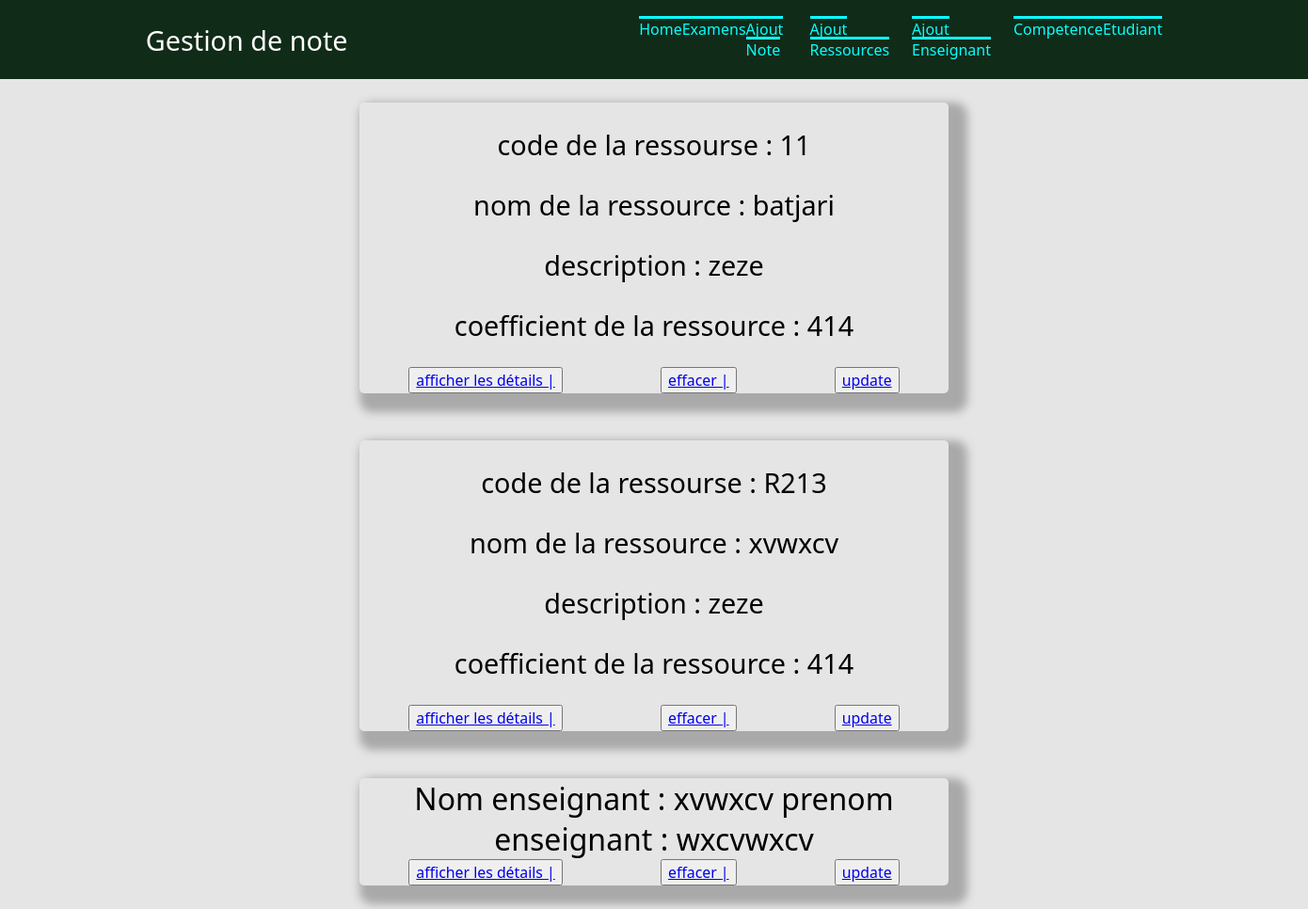
Before: / with the older database file.
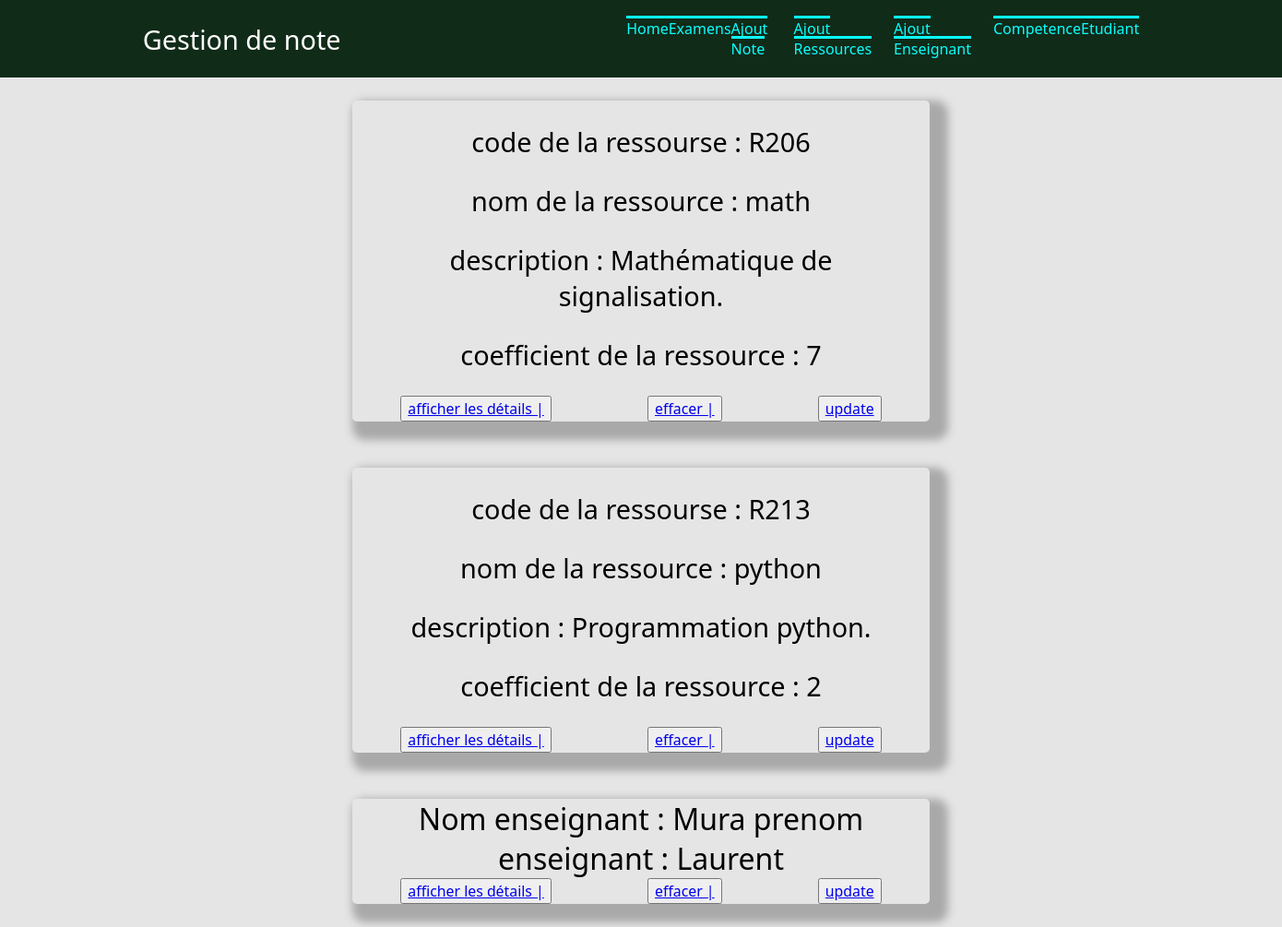
After: the same page with the newer database file.
### gestion/models.py (models this page shows, shortened)
class Ressources(models.Model):
    code_ressource = models.CharField(max_length=100)
    nom = models.CharField(max_length=100)
    descriptif = models.TextField(null=True, blank=True)
    coefficient = models.CharField(max_length=100)
    competence = models.ManyToManyField("UE",null=True, blank=True)

class Enseignant(models.Model):
    nom = models.CharField(max_length=100)
    prenom = models.CharField(max_length=100)

### gestion/views.py (the view)
# urls.py: path('', views.home),
def home(request):
    liste = list(models.Etudiant.objects.all())
    liste2 = list(models.UE.objects.all())
    liste3 = list(models.Ressources.objects.all())
    liste4 = list(models.Enseignant.objects.all())
    return render(request,'gestion/home.html',{'liste': liste, 'liste2': liste2,'liste3': liste3,'liste4': liste4,})

### gestion/templates/gestion/home.html (shortened to what this page needs)
{% extends "gestion/main.html" %}
{% block content %}
{% for l in liste3 %}
<ul class="ul1">
<h2> code de la ressourse : {{l.code_ressource}}</h2>
<h2>  nom de la ressource : {{l.nom}}</h2>
<h2>   description : {{l.descriptif}}</h2>
<h2> coefficient de la ressource : {{l.coefficient}} </h2>
<li class="li1">
        <button name="button"><a href="/gestion/affiche_res/{{l.id}}"> afficher les détails | </a></button>
        <button name="button"><a href="/gestion/deleteressources/{{l.id}}"> effacer | </a></button>
        <button name="button"><a href="/gestion/updateressources/{{l.id}}"> update </a></button>   </li>
</ul>
{%endfor%}
{% for l in liste4 %}
<ul class="ul1">
<h1>  Nom enseignant : {{l.nom}}
prenom enseignant : {{l.prenom}} </h1>
    <li class="li1">
        <button name="button"><a href="/gestion/affiche/{{l.id}}"> afficher les détails | </a></button>
        <button name="button"><a href="/gestion/deleteenseignant/{{l.id}}"> effacer | </a></button>
        <button name="button"><a href="/gestion/updateenseignant/{{l.id}}"> update </a></button>   </li>
</ul>
{%endfor%}
{% endblock %}

### gestion/templates/gestion/main.html (shortened to what this page needs)
<!DOCTYPE html>
<html lang="en">
  <head>
{% load static %}
<link rel="stylesheet" href="{% static 'gestion/style.css' %}">
  </head>
  <body>
    <nav>
      <div class="logo">
      <h2>Gestion de note</h2>
    </div>
<ul>
<li><a href="/gestion/home">Home <a> </li>
<li><a href="/gestion/examens">examens  </a></li>
<li><a href="/gestion/ajout_note">Ajout note  </a></li>
<li><a href="/gestion/ajoutressources"> ajout Ressources  </a></li>
<li><a href="/gestion/ajoutenseignant">ajout Enseignant  </a></li>
<li><a href="/gestion/UE">Competence  </a></li>
<li><a href="/gestion/etudiant/">Etudiant  </a></li>
</ul>
</nav>
  <div class="main">
    {% block content %}
    {% endblock%}
  </div>
  </body>
</html>

### gestion/static/gestion/style.css (style rules this page uses)
* { font-weight:1; font-family:system-ui,arial; }
html, body { margin : 0px; padding : 0px; background-color: #E5E5E5; }
h1 { text-align : center; }
input[type=submit],button { #background:#404040; font-family:system-ui,arial; font-size:130%; padding: revert; }
.ul1 { flex-direction:column; align-items:center; margin-top:25px; width:45%; height: auto; border-radius:5px; box-shadow:10px 10px 10px 10px #A9A9A9; margin:25px; }
.ul1 h2 { margin:25px; text-align:center; }
.ul1 > .li1 { list-style-type:none; display:flex; justify-content: space-around; align-items:center; }
.main { display:flex; justify-content:center; flex-direction:column; align-items:center; }
* { margin: 0; padding: 0; }
body { font-family: Rubik; overflow-x: hidden; }
nav { display:flex; background-color: rgb(16, 43, 24); justify-content: space-around; padding:20px 0; color:rgb(255, 254, 254); align-items: center; }
nav ul { display:flex; list-style: none; width:40%; justify-content: space-between; }
nav ul li a { color:rgb(10, 254, 254); text-decoration: none; font-size: 1em; border-top-style: solid; text-transform: capitalize; }
h2 { font-size:1.8em; }
.ul3 input[type=submit],button { font-size: 90%; liste:none; }
.li1 { font-size: 110%; list-style-type:none; }

Changed rows visible on the page:
removed Ressources: code_ressource "11", nom "batjari", descriptif "zeze", coefficient "414"
removed Enseignant: nom "xvwxcv", prenom "wxcvwxcv"
added Ressources: code_ressource "R206", nom "math", descriptif "Mathématique de signalisation.", coefficient "7"
changed Ressources: nom "xvwxcv" → "python"; descriptif "zeze" → "Programmation python."; coefficient "414" → "2"
added Enseignant: nom "Mura", prenom "Laurent"
